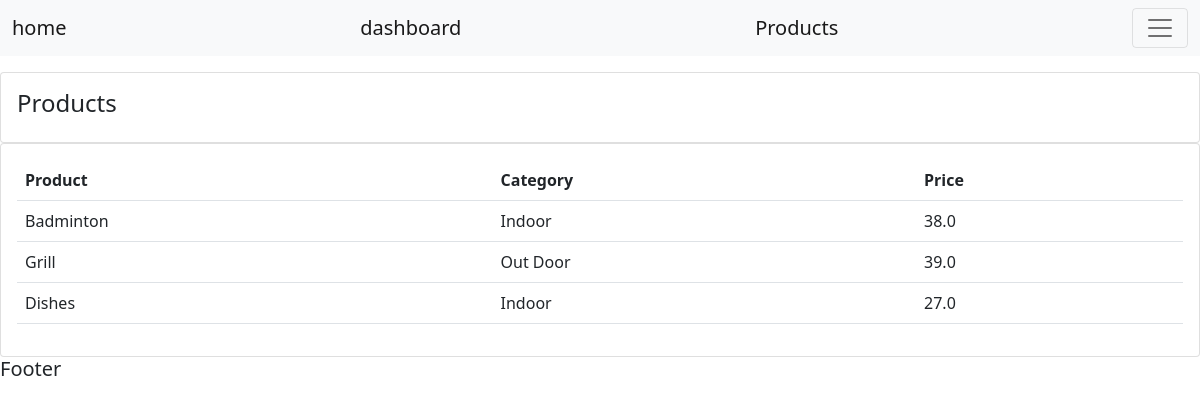
Before: /products/ with the older database file.
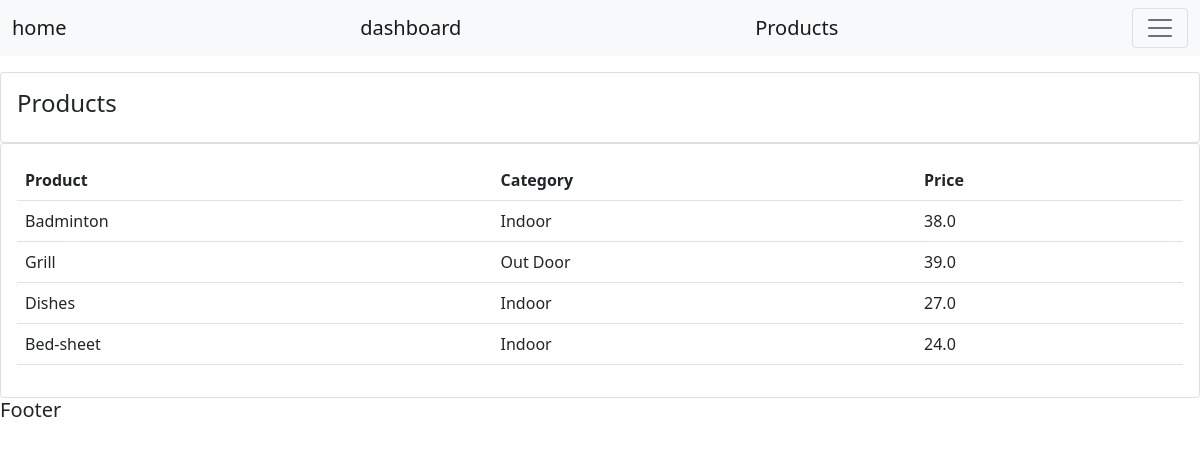
After: the same page with the newer database file.
### accounts/models.py (models this page shows, shortened)
class Product(models.Model):
    CATEGORY =(
                ('Indoor', 'Indoor'),
                ('Out Door', 'Outdoor'),
                )
    name = models.CharField(max_length=200, null=True)
    price = models.FloatField(null=True)
    category = models.CharField(max_length=200, null=True,  choices=CATEGORY)
    description = models.CharField(max_length=200, null=True, blank=True)
    date_created = models.DateTimeField(auto_now_add=True)
    tags = models.ManyToManyField(Tag)

### accounts/views.py (the view)
# urls.py: path('products/', accounts.views.products, name="products"),
def products(request):
    products = Product.objects.all()
    return render(request, 'accounts/products.html', {'products': products})

### accounts/templates/accounts/products.html
{% extends 'accounts/base.html' %}
{% block content %}
    <br>
<div class="row">
    <div class="col-md">
        <div class="card card-body">
        <h4>Products</h4>
        </div>
        <div class="card card-body">
            <table class="table ">
                <tr>
                    <th>Product</th>
                    <th>Category</th>
                    <th>Price</th>
                </tr>
                {% for i in products %}
                <tr>
                    <td> {{i.name}}</td>
                    <td> {{i.category}}</td>
                    <td> {{i.price}}</td>
                </tr>
                {% endfor %}
            </table>
        </div>
    </div>
</div>
{% endblock content %}

Changed rows visible on the page:
added Product: name "Bed-sheet", category "Indoor", price "24.0"
